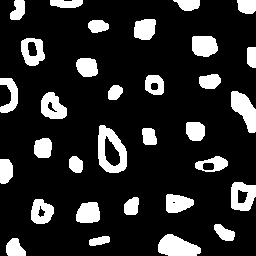
//> input picture Unidade 1 - PDI/Labelling/bolhas.png, 256 x 256 px
$ ./labelling   (built with g++ and OpenCV 4)
//> lines starting //> are read from the running program, lines starting //| are printed output that depends on the picture; after the words box and inside, x2 and y2 are one past the last pixel; in counts of white or black regions, pixels touching at a corner belong together
#include <iostream>
#include <opencv2/opencv.hpp>

// Função para carregar a imagem
cv::Mat loadImage(const std::string& path) {
//> called with path = "./bolhas.png"
    cv::Mat image = cv::imread(path, cv::IMREAD_GRAYSCALE);
//> image: 256 rows x 256 cols, CV_8UC1; 16.5% white; 32 white regions, largest, box (x1, y1, x2, y2) and area: (98, 125, 127, 173) 789, (158, 234, 201, 256) 669, (231, 91, 256, 133) 613
    if (!image.data) {
        std::cout << "Imagem não carregou corretamente\n";
        exit(-1);
    }
    return image;
}

// Função para eliminar bolhas que tocam as bordas
void eliminateBorders(cv::Mat& image) {
    cv::Point p;
    int width = image.cols;
    int height = image.rows;

    // Elimina bolhas que tocam bordas esquerda e direita
    for (int i = 0; i < height; i++) {
        if (image.at<uchar>(i, 0) == 255) {
            p.x = 0;
            p.y = i;
            cv::floodFill(image, p, 0);
        }
        if (image.at<uchar>(i, width - 1) == 255) {
            p.x = width - 1;
            p.y = i;
            cv::floodFill(image, p, 0);
        }
    }

    // Elimina bolhas que tocam bordas superior e inferior
    for (int j = 0; j < width; j++) {
        if (image.at<uchar>(0, j) == 255) {
            p.x = j;
            p.y = 0;
            cv::floodFill(image, p, 0);
        }
        if (image.at<uchar>(height - 1, j) == 255) {
            p.x = j;
            p.y = height - 1;
            cv::floodFill(image, p, 0);
        }
    }
}

// Função para contar bolhas com e sem buracos
void countBolhas(cv::Mat& image, int& nBolhasComBuracos, int& nBolhasSemBuracos) {
    cv::Point p;
    int width = image.cols;
    int height = image.rows;

    // Trocando cor de fundo da imagem
    p.x = 0;
    p.y = 0;
    cv::floodFill(image, p, 10);

    // Busca bolhas com buracos
    nBolhasComBuracos = 0;
    for (int i = 0; i < height; i++) {
        for (int j = 0; j < width; j++) {
            if (image.at<uchar>(i, j) == 0) {
                if (image.at<uchar>(i - 1, j - 1) == 255) {
                    nBolhasComBuracos++;
                    p.x = j - 1;
                    p.y = i - 1;
                    cv::floodFill(image, p, 100);
                }
                p.x = j;
                p.y = i;
                cv::floodFill(image, p, 100);
            }
        }
    }

    // Busca bolhas restantes
    nBolhasSemBuracos = 0;
    for (int i = 0; i < height; i++) {
        for (int j = 0; j < width; j++) {
            if (image.at<uchar>(i, j) == 255) {
                nBolhasSemBuracos++;
                p.x = j;
                p.y = i;
                cv::floodFill(image, p, 200);
            }
        }
    }
}

int main(int argc, char** argv) {
    cv::Mat image = loadImage("./bolhas.png");
    int width = image.cols;
//> width = 256
    int height = image.rows;
//> height = 256
    std::cout << width << "x" << height << std::endl;
//| 256x256

    eliminateBorders(image);
//> the loop in eliminateBorders, `for (int i = 0; i < height; i++)` made 256 passes
//> pass 1, in eliminateBorders, `cv::floodFill(image, p, 0);`:
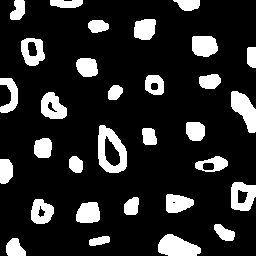
//> image: 256 rows x 256 cols, CV_8UC1; 16.2% white; 31 white regions, largest, box (x1, y1, x2, y2) and area: (98, 125, 127, 173) 789, (158, 234, 201, 256) 669, (231, 91, 256, 133) 613
//> after the loop in eliminateBorders, `for (int i = 0; i < height; i++)`:
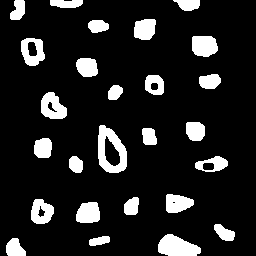
//> image: 256 rows x 256 cols, CV_8UC1; 13.2% white; 26 white regions, largest, box (x1, y1, x2, y2) and area: (98, 125, 127, 173) 789, (158, 234, 201, 256) 669, (41, 92, 67, 119) 481
//> after the loop in eliminateBorders, `for (int j = 0; j < width; j++)`:
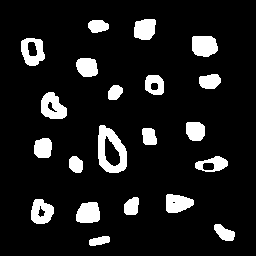
//> image: 256 rows x 256 cols, CV_8UC1; 10.7% white; 21 white regions, largest, box (x1, y1, x2, y2) and area: (98, 125, 127, 173) 789, (41, 92, 67, 119) 481, (192, 36, 218, 57) 467
    cv::imwrite("nova-img-bolhas.png", image);

    int nBolhasComBuracos = 0;
    int nBolhasSemBuracos = 0;
    countBolhas(image, nBolhasComBuracos, nBolhasSemBuracos);
//> the loop in countBolhas, `for (int i = 0; i < height; i++)` made 256 passes
//> nBolhasComBuracos on passes 1 to 3: 0, 0, 0
//> after the loop in countBolhas, `for (int i = 0; i < height; i++)`:
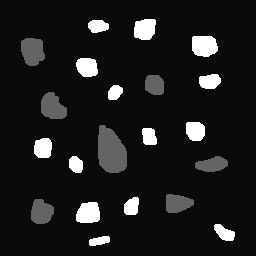
//> image: 256 rows x 256 cols, CV_8UC1; min 10, max 255, mean 29.7
//> after the loop in countBolhas, `for (int i = 0; i < height; i++)`: nBolhasComBuracos = 7
//> the loop in countBolhas, `for (int i = 0; i < height; i++)` made 256 passes
//> after the loop in countBolhas, `for (int i = 0; i < height; i++)`:
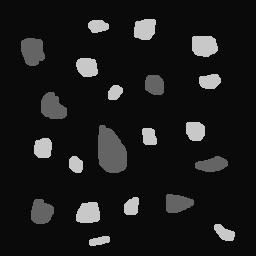
//> image: 256 rows x 256 cols, CV_8UC1; 5.99% of pixels changed, all inside (x1, y1, x2, y2) = (34, 19, 235, 246)
//> after the loop in countBolhas, `for (int i = 0; i < height; i++)`: nBolhasSemBuracos = 14
//> nBolhasComBuracos = 7; nBolhasSemBuracos = 14

    std::cout << "A figura tem " << nBolhasComBuracos + nBolhasSemBuracos << " bolhas na imagem, sendo elas divididas da seguinte forma: \n";
//| A figura tem 21 bolhas na imagem, sendo elas divididas da seguinte forma:
    std::cout << nBolhasComBuracos << " bolhas com buracos\n";
//| 7 bolhas com buracos
    std::cout << nBolhasSemBuracos << " bolhas sem buracos\n";
//| 14 bolhas sem buracos

    cv::imshow("image", image);
    cv::imwrite("labelling.png", image);
    cv::waitKey();
    return 0;
}
